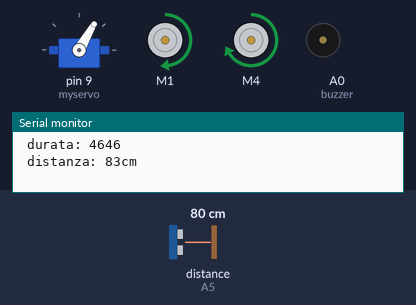
Simulated run of this sketch. Board: Arduino Uno, built with avr-gcc and run on an emulated ATmega328P. Parts: servo, 2 × DC motor (green arrow = forward, orange = backward, longer = faster), buzzer (waves = sounding, pin HIGH), the last lines printed to the serial monitor. Wiring (inferred from the names in the program): ultrasonic range finder: trigger A3; echo A5. The inputs (shaded band) are chosen by the test bench; at power-on: distance to the obstacle (sensor on A5) 80 cm. The echo pulse lasts 58.3 µs per cm; pins used as bus, display or sensor lines are not drawn.

Above: at 1.11 s.
1.3 s: distance to the obstacle (sensor on A5) set to 29 cm
4.3 s: distance to the obstacle (sensor on A5) set to 23 cm
At 8.9 s:
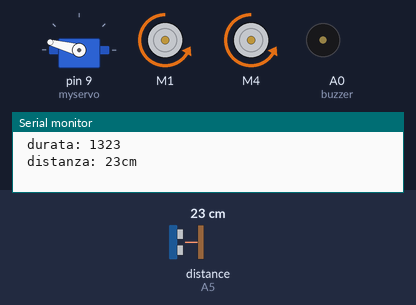
10.3 s: distance to the obstacle (sensor on A5) set to 60 cm
At 10.8 s:
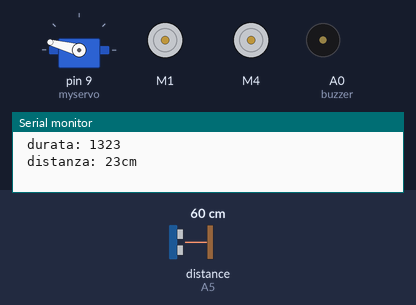
13.3 s: distance to the obstacle (sensor on A5) set to 2 cm
At 13.8 s:
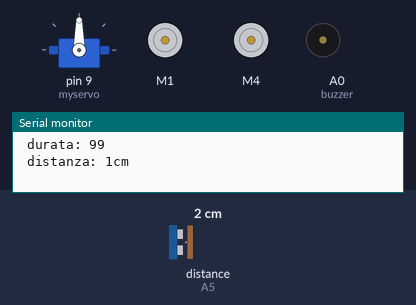
16.3 s: distance to the obstacle (sensor on A5) set to 120 cm
At 17.9 s:
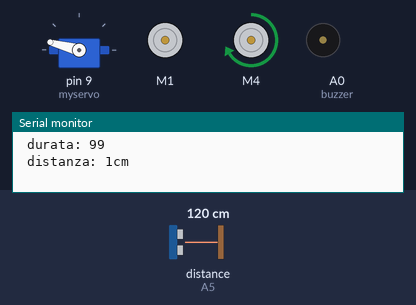
Timing chart, 0 to 20.3 s (numbered marks = the images above; inputs shaded):
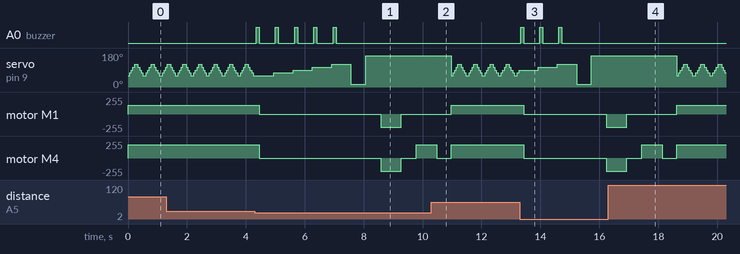

The sketch:

Eliot_1.0.ino
```cpp
//####################################################################################################################################################
//##   Maintainers : Mellone Dario - Papaccio Raffaele (gruppo 3)                                                                                   ##
//##   Autori : Paolella Antonio - Cacciapuoti Pasquale (gruppo 4), Conte Angelo - Papaccio Noè Ugo (gruppo6), Esposito Gaetano - Grieco Davide     ##
//##   (gruppo 8),Piccirillo Alessio - Salvatore Oro (gruppo2), Di Martino Andrea - Cannizzaro Luigi (gruppo5), Gigante Gennaro - Orlando Pasquale- ##                                                                                                                                      ##
//##   Toscanese Andrea (gruppo1), Casella Maria - Scamardella Assunta (gruppo 10), Amato Roberto - Docimo Francesco (gruppo9), Pisano Giovanni     ##                                                                                                                                  ##
//##   (gruppo 7)                                                                                                                                   ##
//##   Cordinatori:Prof Diomede Mazzone , Prof Alessandro Orecchio                                                                                  ##
//####################################################################################################################################################                                                                                                                     ##


#include <AFMotor.h>                              // Include la libreria del motore .
#include <Servo.h>                                // Include la libreria del servo motore .

Servo myservo;                                    // Crea l'oggetto myservo .
int triggerPort=A3;                               // Il trigger viene collegato alla porta A3 .
int echoPort = A5;                                // il sensore echo viene collegato alla porta A5 .
int cmconv = 59;                                  // Variabile di conversione .
int pos_in = 90;                                  // Variabile che definisce la posizione iniziale a 90° del servo-motore .
int ang_mov=30;                                   // Variabile che definisce l'angolazione del servo in movimento .
int vel=200;                                      // Variabile che definisce la velocità .
int ost_D;                                        // Variabile che conserva la distanza dell'ostacolo a destra .
int ost_S;                                        // Variabile che conserva la distanza dell'ostacolo a sinistra .
int ang_fer=75;                                   // Variabile che indica l'angolazione dell'oggetto quando è fermo .
int dist_min=25;                                  //Variabile che definisce la distanza minima dell'oggetto .
boolean trovato;                                  //Variabile che conserva l'ostacolo trovato .

AF_DCMotor motorS(1);                            // Motore sinistro collegato al pin 1 .
AF_DCMotor motorD(4);                            // Motore destro collegato al pin 4 .

 int buzzer = A0;                                 // Il buzzer viene collegato alla porta A0 .

void setup() {
    myservo.write(pos_in);                        // Il servo-motore viene settato alla posizione iniziale .
    pinMode(triggerPort, OUTPUT);                 // Il sensore trigger viene collegato in una porta di tipo output  .
    pinMode(echoPort, INPUT);                     // Il sensore echo viene collegato in una porta di tipo input .
    digitalWrite(triggerPort, LOW);               // Porta a 0 l'input del trigger .*
    myservo.attach(9);                            // Il servo-motore viene assegnato al pin 9.

    Serial.begin(9600);

    // Inizializzo il pin come OUTPUT e imposto il segnale a LOW

    pinMode(buzzer, OUTPUT);                      // Il buzzer è collegato ad un pin di output .
    analogWrite(buzzer, 0);                       // Il buzzer viene settato a 0 .
    digitalWrite(triggerPort, LOW);               // Porta a 0 l'output del trigger* .
    marcia_avanti(vel);                           // Chiamata a funzione "marcia_avanti" .


}

void loop() {

  RicOst ();                                       //Chiamata a funzione ricerca ostacoli .
  if(trovato==true)
   {
     ost_S=guarda_S();                             //Funzione guarda l'ostacolo a sinistra .
     ost_D=guarda_D();                             //Funzione guarda l'ostacolo a destra .
     marcia_dietro();                              //Indica la marcia dietro (chiamata a funzione marcia in dietro) .
     marcia_avanti(vel);                           //Indica la marcia avanti (chiamata a funzione marcia in avanti).
     if (ost_S < ost_D)                            //Confronto tra l'ostacolo a sinistra e a destra .
     {
       gira_D();                                   //Funzione che sceglie di girare a destra se l'ostacolo è a sinistra .
     }
     else                                         // Altrimenti
    {
     gira_S();                                     //Funzione che sceglie di girare a sinistra se l'ostacolo è a destra  .
    }
    trovato=false;                                 //Ripristina la variavile a False .
 }

 marcia_avanti(vel);
 }
```

functions.ino
```cpp
  // la funzione dist() restituisce un valore booleano TRUE se rileva un ostacolo a distanza maggiore di 30cm

  int dist(){

  int distMax = 30;
  int trovato = false;                                                     // imposta la variabile che restituisce a false

  digitalWrite (triggerPort, HIGH);                                        // attraverso il trigger inizia a emettere onde
  delayMicroseconds(10);                                                   // per dieci secondi
  digitalWrite(triggerPort,LOW);                                           // e si ferma

  long duration =pulseIn(echoPort, HIGH);                                  //attraverso la funzione pulseIn acquisiamo il segnale tramite il sensore

  long int distanza = 0.036 * duration /2;                                 //calcoliamo la distanza

  Serial.print(" durata: ");                                               //stampiamo sul monitor seriale la durata del segnale e la distanza ottenuta
  Serial.println(duration);
  Serial.print(" distanza: ");

  if (duration >38000) {
          Serial.println("fuori portata");                                 //segnaliamo se la distanza è fuori dalla portata dello strumento

  }else {
           Serial.print(distanza);
           Serial.println ("cm");
           Serial.println (" ");
         }

//evitiamo una divisione per zero, sostituendo lo zero con 1000
if (duration == 0)
   duration == 1000;

   long int rval = microsecondsToCentimeters(duration);                    //calcoliamo la distanza in centimetri


 return rval;

}

long microsecondsToCentimeters(long microseconds)
  {
   return microseconds / cmconv;
  }


  void beep ()
  {

    analogWrite(buzzer, 300);                                      //indica al pin buzzer un valore analogico pari a 300 .
    delay(100);                                                    //il tempo necessario a far suonare il beep
     analogWrite(buzzer, 0);                                       //azzera l'output riferita al pin buzzer .

  }


 bool RicOst()
 {
   for (int i = pos_in - ang_mov ; i <= pos_in + ang_mov; i = i + 15) // ciclo di for per la rotazione del servo-motore, sommandolo .
   {
     myservo.write (i);   // Il servo-motore viene settato all'angolazione definita dal ciclo .
     delay (50);          // Il tempo necessario per ricercare l'ostacolo .
       if ( dist()< dist_min )      // Confronto tra la distanza ottenuta e la distanza minima .
        {
          trovato=true;
          beep();         // Funzione di avvertimento tramite un beep .
          frenata();      // Chiamata a funzione "frenata()"
        }
    }
    if (trovato==false)         //Scelta in caso non si trovi l'oggetto .
    {
      for (int i = pos_in + ang_mov ; i >= pos_in - ang_mov; i = i - 15) // ciclo di for per la rotazione del servo-motore, sottraendolo .
      {
         myservo.write (i);
         delay (50);
         if ( dist()< dist_min )
         {
           trovato=true;
           beep();
           frenata();
         }
      }
    }
}

    // Funzione che permette la marcia in senso orario .

    void marcia_avanti(int vel) {
    motorS.run(FORWARD);                 // Indica al motoreS di partire in senso orario .
    motorS.setSpeed(vel-70);             // Setta la velocità del motore di sinistra tenendo conto del disallienamento delle ruote .
    motorD.run(FORWARD);                 // Indica al motoreD di partire in senso orario
    motorD.setSpeed(vel);                // Setta la velocità del motore di destra .
    }

    //Funzione per far muovere la macchina in senso antiorario .

    void marcia_dietro() {
    motorS.run(BACKWARD);                // Indica al motoreS di partire in senso orario .
    motorS.setSpeed(vel);              // Setta la velocità del motore di sinistra .
    motorD.run(BACKWARD);                // Indica al motoreD di partire in senso orario .
    motorD.setSpeed(vel);              // Setta la velocità del motore di destra .
    delay (700);                         // Il tempo necessario per far fare la marcia indietro .
    frenata();                           // Chiamata a funzione "frenata()" .
    }


    //Funzione per far fermare la macchina per mezzo secondo .

    void frenata() {
      motorS.run(RELEASE);                // Metodo per far frenare il motoreS .
      motorD.run(RELEASE);                // Metodo per far frenare il motoreD .
      delay (500);                        // Il tempo necessario per far frenare la macchina .
    }


 //Funzione per guardare a sinistra quando la macchina è ferma .

 int guarda_S ()
 {
   int locale=200;                                                // La variabile da paraganore al valore presente in "dist()" .
   for(int i = pos_in - ang_fer; i<=pos_in; i = i + 10)           // Ciclo di for per sottrarre la posizione iniziale all'angolo fermo .
   {
     myservo.write(i);                                           // Il servo-motore viene settato all'angolazione definita dal ciclo .
     locale=dist();
     if (locale<dist())                                          // Condizione per determinare se il valore della variabile "locale" è minore di quella presente nella funzione "dist()" .
     {
       locale=dist();
     }
     delay(500);                                                // Il tempo necessario per guardare a sinistra .
     return locale;                                             //restituisce la variabile "locale" .
   }
 }


 //Funzione per far girare la macchina a sinistra .

  void gira_S()
 {
   motorD.run(FORWARD);                                         //Indica al motoreD di  girare a sinistra .
   motorD.setSpeed(vel);                                        //Indica al motoreD la velocità .
   motorS.run(RELEASE);                                         //Indica al motoreS di fermersi.
   delay(700);                                                  //Il tempo necessario per girare a sinistra
   frenata();                                                   //Chiamata a funzione della frenata

   }


 //Funzione per guardare a destra quando la macchina è ferma

 int guarda_D ()
 {
   int locale=200;                                                // La variabile da paraganore al valore presente in "dist()" .
   for(int i = pos_in + ang_fer; i>=pos_in; i = i - 10){          // Ciclo di for per sommare la posizione iniziale all'angolo fermo .
     myservo.write(i);                                          //Il servo-motore viene settato all'angolazione definita dal ciclo .
     locale=dist();
     if (locale<dist())                                        // Controllo se la variabile locale è minore della distanza .
     {
       locale=dist();
     }
     delay(500);                                             // Il tempo necessario per guardare a destra .
     return locale;                                         // Restituisce la variabile locale .
   }
 }

 //Funzione per far girare a destra la macchina

  void gira_D()
 {
   motorS.run(FORWARD);                                          //Indica al motoreS di girare a destra .
   motorS.setSpeed(vel);                                         //indica al motoreS la velocità .
   motorD.run(RELEASE);                                          //Indica al motoreD di fermarsi .
   delay(700);                                                   //il tempo necessario per girare a destra .
   frenata();                                                    //chiamata a funzione della frenata() .
   }
```

Measured:
- the behaviour switches between 26 and 25 cm on distance to the obstacle (sensor on A5) (found by bisection; images 0 and 1)
- after the input at 4.3 s, A0 (buzzer): alternates HIGH for 0.10 s and LOW for 0.55 s, 10 changes in all, then stays LOW, starting after 0.05 s; motor M1: forward 130/255 → stopped after 0.15 s, → backward 200/255 4.1 s later, → stopped 0.70 s later
- after the input at 10.3 s, A0 (buzzer): stops changing and stays LOW; motor M1: goes on until 11.0 s, then stays forward 130/255; motor M4: goes on until 11.0 s, then stays forward 200/255
- after the input at 13.3 s, A0 (buzzer): alternates HIGH for 0.10 s and LOW for 0.55 s, 6 changes in all, then stays LOW, starting at once; motor M1: forward 130/255 → stopped after 0.13 s, → backward 200/255 2.8 s later; motor M4: forward 200/255 → stopped after 0.13 s, → backward 200/255 2.8 s later
- after the input at 16.3 s, A0 (buzzer): stops changing and stays LOW; motor M1: goes on until 18.6 s, then stays forward 130/255; motor M4: goes on until 18.6 s, then stays forward 200/255
